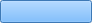
<?xml version="1.0" encoding="UTF-8"?>
<ui version="4.0">
 <class>ShowController</class>
 <widget class="QDialog" name="ShowController">
  <property name="geometry">
   <rect>
    <x>0</x>
    <y>0</y>
    <width>92</width>
    <height>22</height>
   </rect>
  </property>
  <property name="windowTitle">
   <string>ShowController</string>
  </property>
  <layout class="QGridLayout" name="gridLayout">
   <property name="leftMargin">
    <number>0</number>
   </property>
   <property name="topMargin">
    <number>0</number>
   </property>
   <property name="rightMargin">
    <number>0</number>
   </property>
   <property name="bottomMargin">
    <number>0</number>
   </property>
   <property name="spacing">
    <number>0</number>
   </property>
   <item row="0" column="0">
    <widget class="QToolButton" name="btnShowCtrl">
     <property name="sizePolicy">
      <sizepolicy hsizetype="Preferred" vsizetype="Preferred">
       <horstretch>0</horstretch>
       <verstretch>0</verstretch>
      </sizepolicy>
     </property>
     <property name="styleSheet">
      <string notr="true">background-color: rgb(85, 170, 255);</string>
     </property>
     <property name="text">
      <string/>
     </property>
     <property name="toolButtonStyle">
      <enum>Qt::ToolButtonTextUnderIcon</enum>
     </property>
    </widget>
   </item>
  </layout>
 </widget>
 <layoutdefault spacing="6" margin="11"/>
 <resources/>
 <connections/>
</ui>
